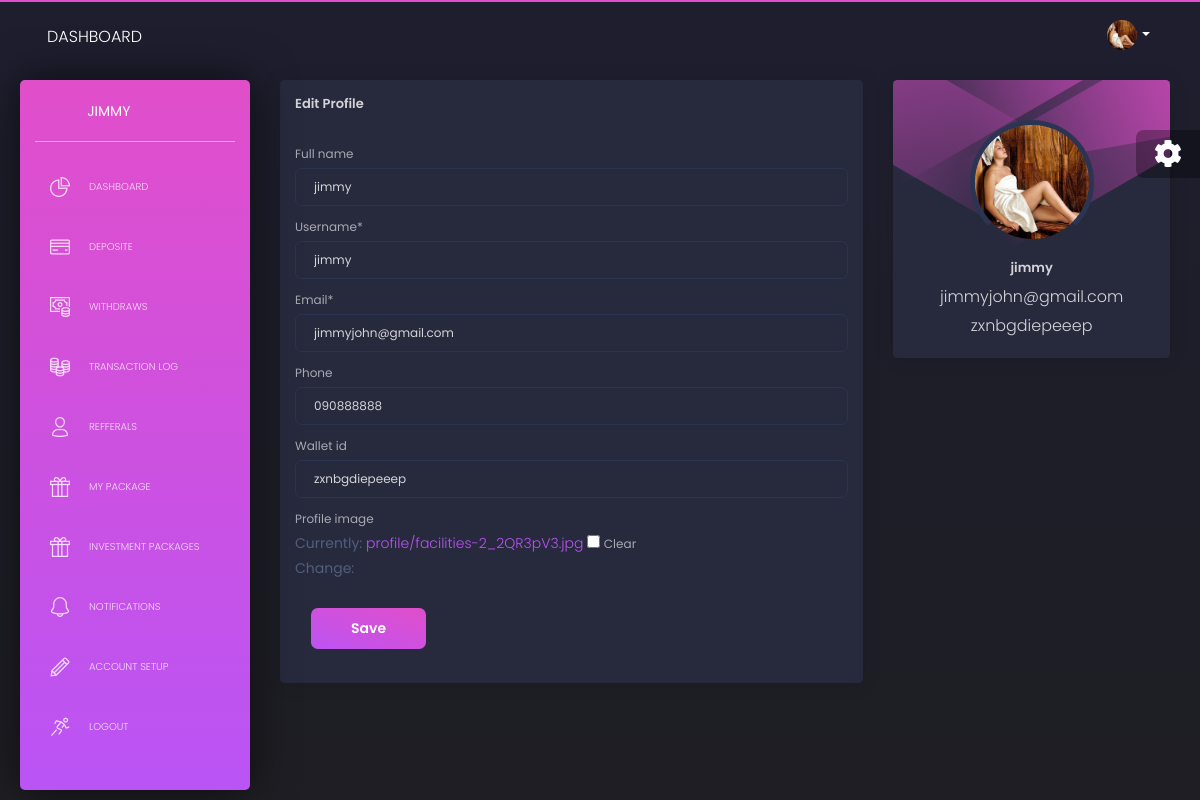
Page /account-setup/ (signed in) on the committed database.
### panel/models.py (models this page shows, shortened)
class Investors(AbstractBaseUser):
	email       = models.EmailField(verbose_name='email', max_length=60, unique=True )
	username    = models.CharField(max_length=30, unique=True)
	full_name    = models.CharField(max_length=30 ,blank=True, null= True)
	date_joined = models.DateTimeField(verbose_name='date joined', auto_now_add=True)
	last_login  = models.DateTimeField(verbose_name='last login', auto_now=True)
	is_admin    = models.BooleanField(default=False)
	is_staff    = models.BooleanField(default=False)
	is_active   = models.BooleanField(default=True)
	is_superuser = models.BooleanField(default=False)
	profile_image = models.ImageField(blank=True, null=True, default='logo-small.png', upload_to='profile')
	phone = models.CharField(max_length=60, blank=True, null=True)
	wallet_id = models.CharField(max_length=60, blank=True, null=True)
	ref_code = models.CharField(max_length=60, blank=True, null=True, unique=True)
	refferal = models.IntegerField(default=0)
	balance = models.IntegerField(default=0)
	package = models.ForeignKey('Packages', on_delete  = models.CASCADE,blank=True,null=True)
	USERNAME_FIELD = 'email'
	REQUIRED_FIELDS = ['username']
	objects = MyAccountManager()
	class Meta:
			ordering = ['-date_joined']

### btc/views.py (the view)
# urls.py: path('account-setup/', views.account_setup, name='account-setup'),
def account_setup(request):
	if request.method == 'POST':
		form = AccountsetupForm(request.POST,
                                   request.FILES,
                                   instance=request.user)
		if form.is_valid():
			form.save()
			messages.success(request, f'Account updated ')
			return redirect("account-setup")
	else:
		form = AccountsetupForm(instance=request.user)
	return render(request, 'userstemplate/accsetup.html',{"form":form})

### btc/forms.py
class AccountsetupForm(forms.ModelForm):
	class Meta:
		model = Investors
		fields =  ("full_name",'username','email',"phone" ,'wallet_id',"profile_image" )

### templates/userstemplate/accsetup.html (shortened to what this page needs)
{% extends "userstemplate/layouts/base.html" %}
{% load static %}
{% load crispy_forms_tags %}
{% block content %}
<div class="row">
  <div class="col-md-8">
    <div class="card">
      <div class="card-header">
        <h5 class="title">Edit Profile</h5>
      </div>
      <div class="card-body">
        <form method="POST"  enctype="multipart/form-data">
           {{ form|crispy }}
           <div class="card-footer">
            <button type="submit" class="btn btn-fill btn-primary">Save</button>
          </div>
        </form>
      </div>
    </div>
  </div>
  <div class="col-md-4">
    <div class="card card-user">
      <div class="card-body">
        <p class="card-text">
          <div class="author">
            <div class="block block-three"></div>
            <a href="javascript:void(0)">
              <img class="avatar" src="{{ user.profile_image.url }}" alt="...">
              <h5 class="title">
                {{ request.user.username }}
              </h5>
            </a>
            <p class="description">
              {{ request.user.email }}
            </p>
            <p class="description">
                {{ user.wallet_id }}
              </p>
          </div>
        </p>
      </div>
    </div>
  </div>
</div>
{% endblock content %}

### templates/userstemplate/includes/sidebar.html (shortened to what this page needs)
    <div class="sidebar">
      <div class="sidebar-wrapper">
        <div class="logo">
          <a
             href="#" class="simple-text logo-mini">
          </a>
          <a
             href="{% url 'account' %}" class="simple-text logo-normal">
            {{ user.username }}
          </a>
        </div>
        <ul class="nav">
        {% if request.user.is_authenticated %}
          <li class="{% if 'index' in segment %} active {% endif %} ">
            <a href="{% url 'account' %}">
              <i class="tim-icons icon-chart-pie-36"></i>
              <p>Dashboard</p>
            </a>
          </li>
          <li class="{% if 'icons' in segment %} active {% endif %}">
            <a href="{% url 'deposite' %}">
              <i class="tim-icons icon-credit-card"></i>
              <p>Deposite</p>
            </a>
          </li>
          <li class="{% if 'Withdraws' in segment %} active {% endif %}">
            <a href="{% url 'withdraw' %}">
              <i class="tim-icons icon-money-coins"></i>
              <p>Withdraws</p>
            </a>
          </li>
          <li class="{% if 'Transaction' in segment %} active {% endif %}">
            <a href="{% url 'tranfer_log' %}">
              <i class="tim-icons icon-coins"></i>
              <p>Transaction log</p>
            </a>
          </li>
          <li class="{% if 'page-user' in segment %} active {% endif %}">
            <a href="{% url 'account_refferal' %}">
              <i class="tim-icons icon-single-02"></i>
              <p>Refferals</p>
            </a>
          </li>
          <li class="{% if 'packages' in segment %} active {% endif %}">
            <a href="{% url 'my-packages' %}">
              <i class="tim-icons icon-gift-2"></i>
              <p>my package</p>
            </a>
          </li>
          <li class="{% if 'tables' in segment %} active {% endif %}">
            <a href="{% url 'packages' %}">
              <i class="tim-icons icon-gift-2"></i>
              <p>Investment  packages</p>
            </a>
          </li>
          <li class="{% if 'rtl-support' in segment %} active {% endif %}">
            <a href="{% url 'notification' %}">
              <i class="tim-icons icon-bell-55"></i>
              <p>Notifications</p>
            </a>
          </li>
          <li class="{% if 'rtl-support' in segment %} active {% endif %}">
            <a href="{% url 'account-setup' %}">
              <i class="tim-icons icon-pencil"></i>
              <p>Account setup</p>
            </a>
          </li>
          <li>
            <a href="{% url 'logout' %}" >
              <i class="tim-icons icon-user-run"></i>
              <p>Logout</p>
            </a>
          </li>
          {% endif %}
        </ul>
      </div>
    </div>

### templates/userstemplate/includes/navigation.html (shortened to what this page needs)
{% load static %}
      <nav style="background-color: rgb(0, 0, 255);" class="navbar navbar-expand-lg navbar-absolute navbar-transparent">
        <div class="container-fluid">
          <div class="navbar-wrapper">
            <a class="navbar-brand" href="javascript:void(0)">Dashboard</a>
          </div>
          <div class="collapse navbar-collapse" id="navigation">
            {% if user.is_authenticated %}
            <ul class="navbar-nav ml-auto">
              <li class="dropdown nav-item">
                <a href="#" class="dropdown-toggle nav-link" data-toggle="dropdown">
                  <div class="photo">
                    <img src="{{ user.profile_image.url }}" alt="Profile Photo">
                  </div>
                  <b class="caret d-none d-lg-block d-xl-block"></b>
                </a>
              </li>
            </ul>
            {% endif %}
          </div>
        </div>
      </nav>

### rows in the picture
Investors: username "JIMMY", profile_image (picture), full_name "jimmy", username "jimmy", email "jimmyjohn@gmail.com", phone "090888888", wallet_id "zxnbgdiepeeep", user.username "jimmy", user.email "jimmyjohn@gmail.com"
